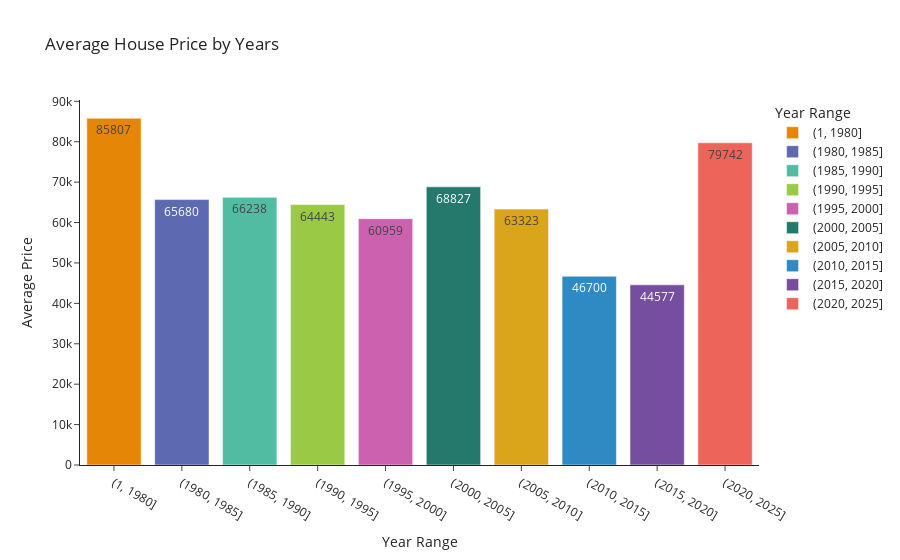

Notebook code cell kept with this figure:
### Markdown cell above
![Image description](image/newplot6.png)

### Code cell
avg_price_by_year = house.groupby('Year Range')['Price'].mean().reset_index()
avg_price_by_year['Price'] = avg_price_by_year['Price'].astype(int)
avg_price_by_year['Year Range'] = avg_price_by_year['Year Range'].astype(str)

fig = px.bar(avg_price_by_year, x='Year Range', y='Price', color='Year Range',
             color_discrete_sequence=px.colors.qualitative.Vivid,
             text='Price', title='Average House Price by Years')

fig.update_layout(
    xaxis_title="Year Range",
    yaxis_title="Average Price",
    template='simple_white'
)

fig.show()

### Figure 1 — Plotly figure (JSON) as saved in the notebook; plotly's stock layout.template omitted (floating-point values rounded to 4 significant figures)
{"data": [{"alignmentgroup": "True", "hovertemplate": "Year Range=%{x}<br>Price=%{text}<extra></extra>", "legendgroup": "(1, 1980]", "marker": {"color": "rgb(229, 134, 6)", "pattern": {"shape": ""}}, "name": "(1, 1980]", "offsetgroup": "(1, 1980]", "orientation": "v", "showlegend": true, "text": [85807], "textposition": "auto", "type": "bar", "x": ["(1, 1980]"], "xaxis": "x", "y": [85807], "yaxis": "y"}, {"alignmentgroup": "True", "hovertemplate": "Year Range=%{x}<br>Price=%{text}<extra></extra>", "legendgroup": "(1980, 1985]", "marker": {"color": "rgb(93, 105, 177)", "pattern": {"shape": ""}}, "name": "(1980, 1985]", "offsetgroup": "(1980, 1985]", "orientation": "v", "showlegend": true, "text": [65680], "textposition": "auto", "type": "bar", "x": ["(1980, 1985]"], "xaxis": "x", "y": [65680], "yaxis": "y"}, {"alignmentgroup": "True", "hovertemplate": "Year Range=%{x}<br>Price=%{text}<extra></extra>", "legendgroup": "(1985, 1990]", "marker": {"color": "rgb(82, 188, 163)", "pattern": {"shape": ""}}, "name": "(1985, 1990]", "offsetgroup": "(1985, 1990]", "orientation": "v", "showlegend": true, "text": [66238], "textposition": "auto", "type": "bar", "x": ["(1985, 1990]"], "xaxis": "x", "y": [66238], "yaxis": "y"}, {"alignmentgroup": "True", "hovertemplate": "Year Range=%{x}<br>Price=%{text}<extra></extra>", "legendgroup": "(1990, 1995]", "marker": {"color": "rgb(153, 201, 69)", "pattern": {"shape": ""}}, "name": "(1990, 1995]", "offsetgroup": "(1990, 1995]", "orientation": "v", "showlegend": true, "text": [64443], "textposition": "auto", "type": "bar", "x": ["(1990, 1995]"], "xaxis": "x", "y": [64443], "yaxis": "y"}, {"alignmentgroup": "True", "hovertemplate": "Year Range=%{x}<br>Price=%{text}<extra></extra>", "legendgroup": "(1995, 2000]", "marker": {"color": "rgb(204, 97, 176)", "pattern": {"shape": ""}}, "name": "(1995, 2000]", "offsetgroup": "(1995, 2000]", "orientation": "v", "showlegend": true, "text": [60959], "textposition": "auto", "type": "bar", "x": ["(1995, 2000]"], "xaxis": "x", "y": [60959], "yaxis": "y"}, {"alignmentgroup": "True", "hovertemplate": "Year Range=%{x}<br>Price=%{text}<extra></extra>", "legendgroup": "(2000, 2005]", "marker": {"color": "rgb(36, 121, 108)", "pattern": {"shape": ""}}, "name": "(2000, 2005]", "offsetgroup": "(2000, 2005]", "orientation": "v", "showlegend": true, "text": [68827], "textposition": "auto", "type": "bar", "x": ["(2000, 2005]"], "xaxis": "x", "y": [68827], "yaxis": "y"}, {"alignmentgroup": "True", "hovertemplate": "Year Range=%{x}<br>Price=%{text}<extra></extra>", "legendgroup": "(2005, 2010]", "marker": {"color": "rgb(218, 165, 27)", "pattern": {"shape": ""}}, "name": "(2005, 2010]", "offsetgroup": "(2005, 2010]", "orientation": "v", "showlegend": true, "text": [63323], "textposition": "auto", "type": "bar", "x": ["(2005, 2010]"], "xaxis": "x", "y": [63323], "yaxis": "y"}, {"alignmentgroup": "True", "hovertemplate": "Year Range=%{x}<br>Price=%{text}<extra></extra>", "legendgroup": "(2010, 2015]", "marker": {"color": "rgb(47, 138, 196)", "pattern": {"shape": ""}}, "name": "(2010, 2015]", "offsetgroup": "(2010, 2015]", "orientation": "v", "showlegend": true, "text": [46700], "textposition": "auto", "type": "bar", "x": ["(2010, 2015]"], "xaxis": "x", "y": [46700], "yaxis": "y"}, {"alignmentgroup": "True", "hovertemplate": "Year Range=%{x}<br>Price=%{text}<extra></extra>", "legendgroup": "(2015, 2020]", "marker": {"color": "rgb(118, 78, 159)", "pattern": {"shape": ""}}, "name": "(2015, 2020]", "offsetgroup": "(2015, 2020]", "orientation": "v", "showlegend": true, "text": [44577], "textposition": "auto", "type": "bar", "x": ["(2015, 2020]"], "xaxis": "x", "y": [44577], "yaxis": "y"}, {"alignmentgroup": "True", "hovertemplate": "Year Range=%{x}<br>Price=%{text}<extra></extra>", "legendgroup": "(2020, 2025]", "marker": {"color": "rgb(237, 100, 90)", "pattern": {"shape": ""}}, "name": "(2020, 2025]", "offsetgroup": "(2020, 2025]", "orientation": "v", "showlegend": true, "text": [79742], "textposition": "auto", "type": "bar", "x": ["(2020, 2025]"], "xaxis": "x", "y": [79742], "yaxis": "y"}], "layout": {"barmode": "relative", "legend": {"title": {"text": "Year Range"}, "tracegroupgap": 0}, "title": {"text": "Average House Price by Years"}, "xaxis": {"anchor": "y", "categoryarray": ["(1, 1980]", "(1980, 1985]", "(1985, 1990]", "(1990, 1995]", "(1995, 2000]", "(2000, 2005]", "(2005, 2010]", "(2010, 2015]", "(2015, 2020]", "(2020, 2025]"], "categoryorder": "array", "domain": [0, 1], "title": {"text": "Year Range"}}, "yaxis": {"anchor": "x", "domain": [0, 1], "title": {"text": "Average Price"}}}}
